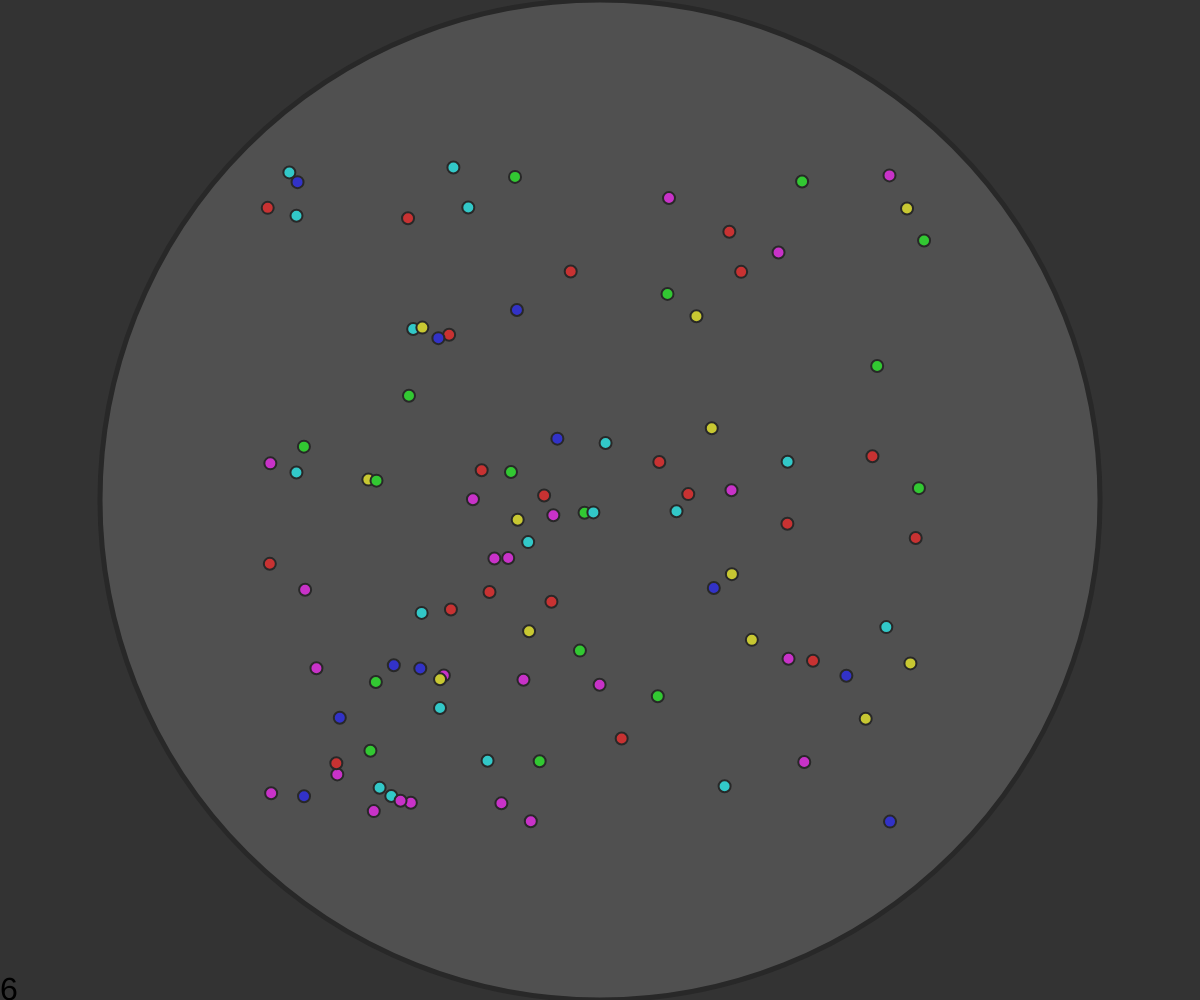
Frame 1 (no input)
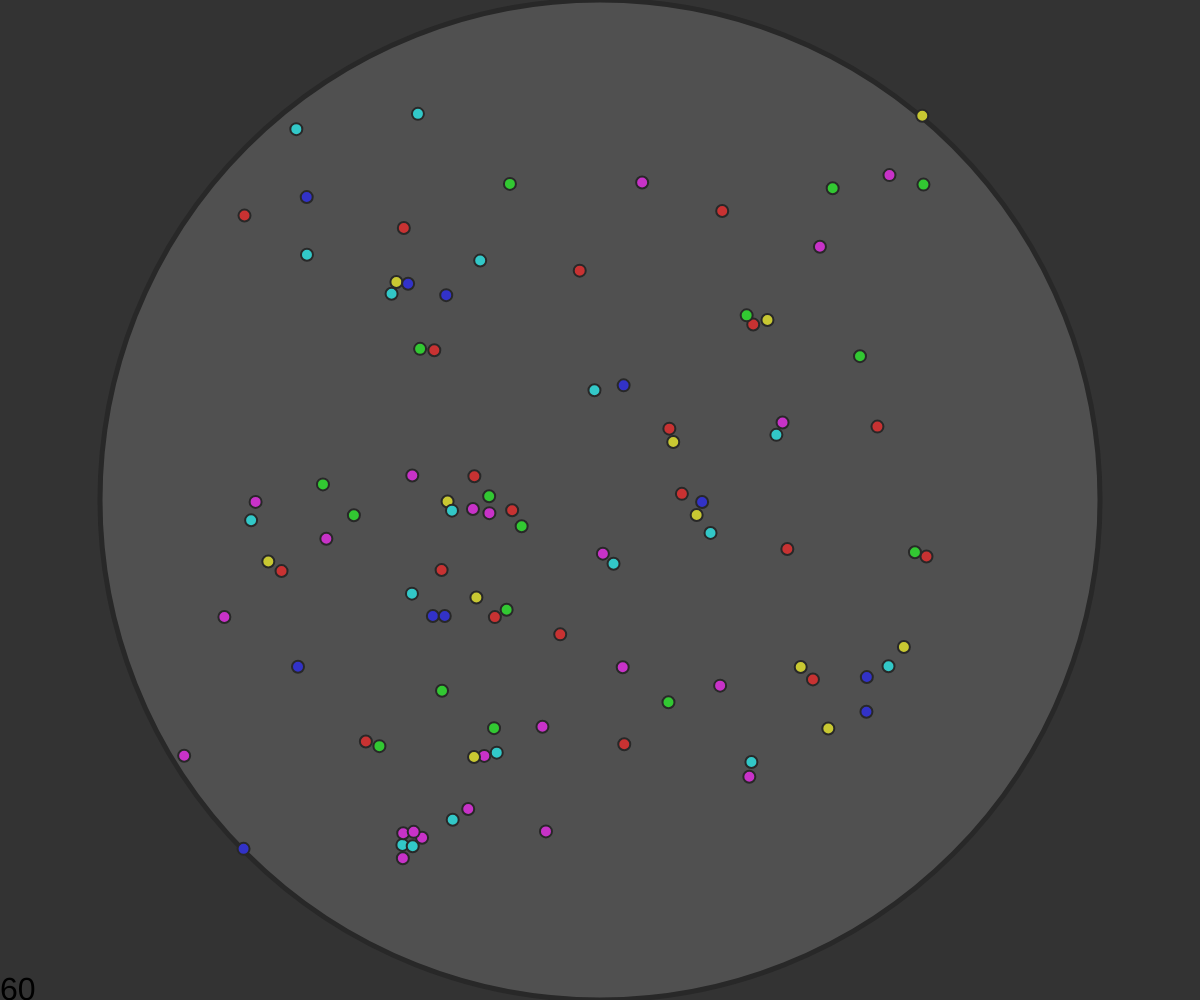
Frame 60 (no input)
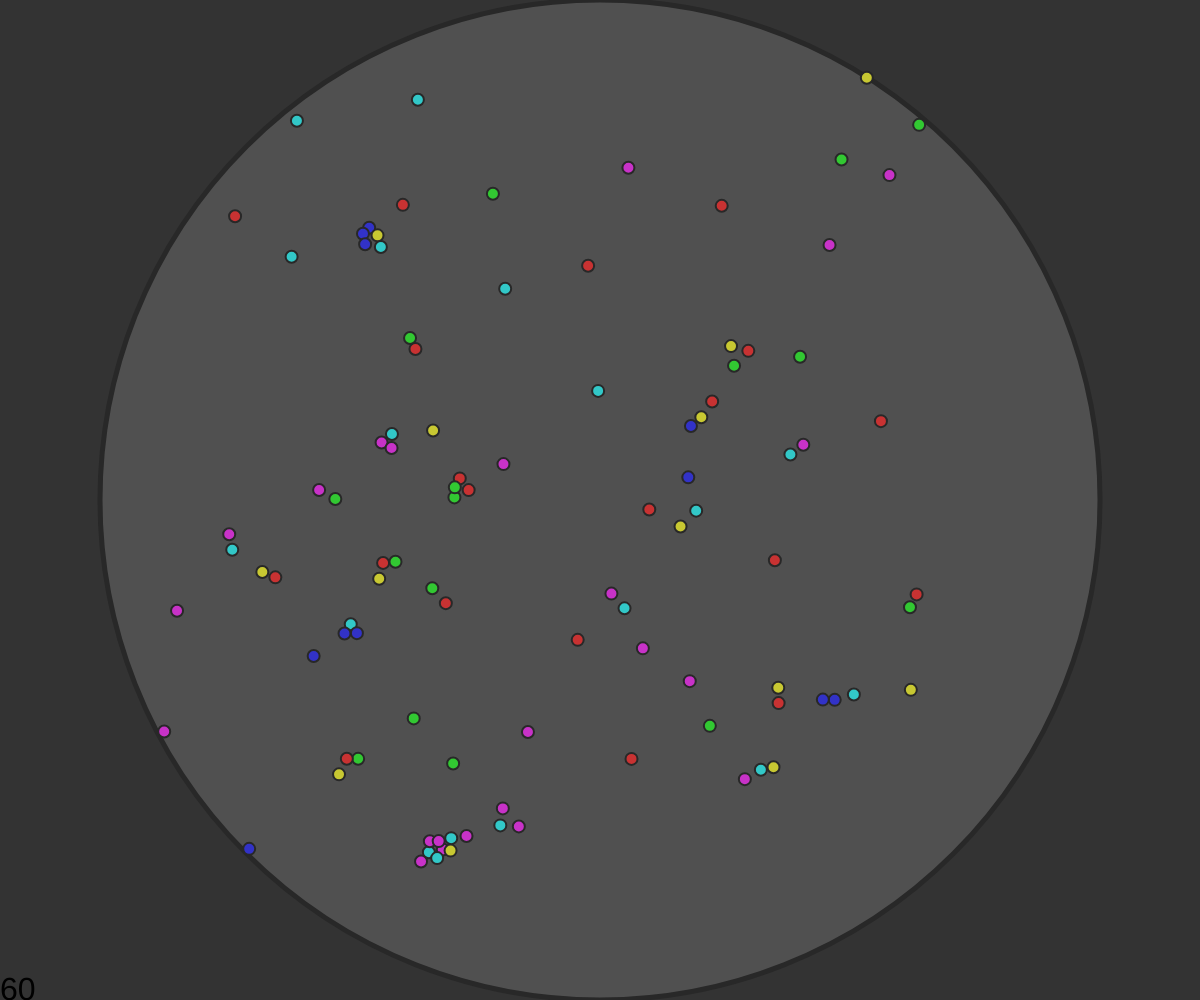
Frame 120 (the mouse pressed at the canvas centre since frame 60)

The p5.js sketch that drew these frames (run headless with seeded random() and noise() and a simulated clock; from frame 60 on, the mouse is pressed at the canvas centre):

// p5.js sketch
// ── sketch.js
var system;
var fr = 0;

function setup() {
  createCanvas(windowWidth, windowHeight);
  system = new ParticleSystem();
  
  for ( var i = 0; i < 100; i++ ) {
    system.addParticle();
  }

  frameRate(60);
}

function draw() {
  background(51);
  push();
  translate(width/2,height/2);
  system.run();
  pop();

  textSize(32);
  fr = 0.9*fr + 0.1*frameRate();
  text(round(fr),0,height);
}

function mousePressed() {
  system.addParticle();
}

// ── particle.js
// A simple Particle class
class Particle {
  constructor ( ps , type , position ) {
    this.ps = ps;
    this.type = type;
    this.c = ps.pt.getColorType(type);

    this.acceleration = createVector(0, 0);
    this.velocity = createVector(random(-0.1, 0.1), random(-0.1, 0.1));
    this.position = position.copy();

    this.near = [];

    this.d = 12;
    this.highlight = false;
  }

  run() {
    this.neighbours();
    this.interactions();
  };

  // Method to update position
  update(){
    var dt = 1;

    this.velocity.add(this.acceleration.mult(dt));
    this.position.add(p5.Vector.mult(this.velocity,dt));
    // Reset acceleration to zero for the next loop.
    this.acceleration = createVector(0, 0);
    this.velocity.mult(1-0.2*dt);
  };

  // Method to display
  display() {
    strokeWeight(2);
    if ( !this.highlight) {
      stroke(40, this.lifespan);
      fill(this.c, this.lifespan);
    } else {
      stroke(127,0,0, this.lifespan);
      fill(200,0,0, this.lifespan);
    }
    ellipse(this.position.x, this.position.y, this.d, this.d);
  };

  neighbours() { 
    this.near = [];

    for (var i = this.ps.particles.length-1; i >= 0; i--) {
      var p = this.ps.particles[i];
      if ( p != this) {
          this.near.push(p);
      }
    }

  };

  interactions() {
    var force = createVector(0,0);

    for (var i = this.near.length-1; i >= 0; i--) {
      var p = this.near[i];
      force.add (this.ps.pt.interactionForce (this, p));
    }

    this.acceleration.add(force);
  }

  // Is the particle still useful?
  get isDead() {
    return false;
  };
};

// ── particleSystem.js
class ParticleSystem  {
  constructor ( ) {
    this.particles = [];
    this.pt = new ParticleTypes();
    this.diameter = height > width ? width : height;
    this.dt = 1;
  }

  addParticle() {
    this.particles.push(new Particle(
      this,
      int(random(this.pt.getNumTypes())),
      createVector(
        random(-this.diameter/3,this.diameter/3),
        random(-this.diameter/3,this.diameter/3)
      )));
  };

  run() {
    // Run particles
    for (var i = this.particles.length-1; i >= 0; i--) {
      var p = this.particles[i];
      p.run();
      if (this.isParticleOut(p)) this.keepInside(p);
      if (p.isDead) {
        this.particles.splice(i, 1);
      }
    }
    // Update phisics
    for (var i = this.particles.length-1; i >= 0; i--) {
      var p = this.particles[i];
      p.update();
    }
    // Display all
    this.display();
  };

  display() {
    this.displayBorder();
    this.displayParticles();
  
  };

  displayBorder() {
    stroke(40);
    strokeWeight(5);
    fill(80);
    ellipse(0,0,this.diameter,this.diameter);
  };

  displayParticles() {
    for (var i = this.particles.length-1; i >= 0; i--) {
      var p = this.particles[i];
      p.display();
    }
  }

  isParticleOut( p ) {
    if ( p.position.mag() > this.diameter/2 ) return true;
    return false;
  }

  keepInside( p ) {
    var force = p.position.copy();
    force.limit(1);
    force.rotate(PI);
    p.acceleration.add(force);
  }
};

// ── particleTypes.js
class Interaction {
  constructor (d1, f1, d2) {
    this.d1 = d1;
    this.f1 = f1;
    this.d2 = d2
  }

  static Null() {
    return new Interaction(0,0,0);
  };

  static Rand() {
    return new Interaction(
      random(30)+10,
      random(-0.5,0.5),
      random(200)
    );
  };
}

class ParticleTypes {

  constructor () {
    this.numTypes = 6;

    this.colorType = [];
    this.colorType.push(color(200,50,50));
    this.colorType.push(color(50,200,50));
    this.colorType.push(color(50,50,200));

    this.colorType.push(color(200,200,50));
    this.colorType.push(color(50,200,200));
    this.colorType.push(color(200,50,200));

    this.I = [];
    this.resetInteraction();
    //this.I[0][0].d1 = 20;
    //this.I[0][0].f1 = 0.1;
    //this.I[0][0].d2 = 100;

    //this.I[1][1].d1 = 20;
    //this.I[1][1].f1 = 0.1;
    //this.I[1][1].d2 = 20;

    //this.I[2][2].d1 = 20;
    //this.I[2][2].f1 = 0.1;
    //this.I[2][2].d2 = 20;
  };

  resetInteraction() {
    for ( var i = 0; i < this.numTypes; i++) {
      this.I[i] = [];
      for ( var j = 0; j < this.numTypes; j++) {
        //this.I[i][j] = Interaction.Null(); 
        this.I[i][j] = Interaction.Rand(); 
      }
    }
    console.log(this.I);
  };

  getColorType( num ) {
    return this.colorType[num];
  };
  
  getNumTypes() {
    return this.numTypes;
  }

  interactionForce( p1, p2 ) {
    var aux;
    var i = this.I[p1.type][p2.type];
    var d = p5.Vector.dist(p2.position,p1.position);
    var d0 = p2.d/2 + p1.d/2;

    aux = p5.Vector.sub(p2.position,p1.position);

    if ( d < d0 ) {
      aux.limit(1 - d / (p2.d/2 + p1.d/2) );
      aux.mult(-1);

      return aux;
    } 

    if ( d < i.d1 ) {
      aux.limit((d - d0)/(i.d1 - d0) );
      aux.mult(i.f1);

      return aux;
    }

    if ( d < i.d2 ) {
      aux.limit(1-(d - i.d1)/(i.d2 - i.d1) );
      aux.mult(i.f1);

      return aux;
    }
  };
}
